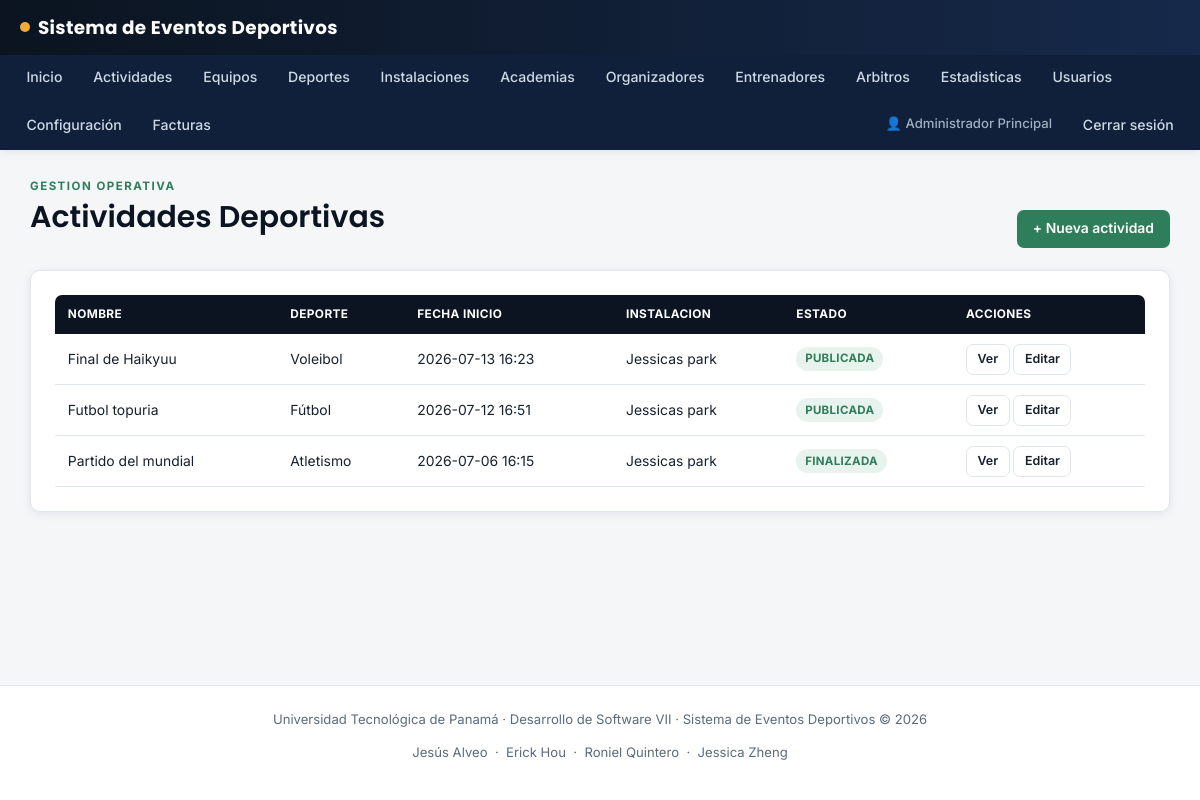
The app's page /actividades (signed in) with its own data.
### tables this page shows
CREATE TABLE IF NOT EXISTS `actividades` (
  `id` int UNSIGNED NOT NULL AUTO_INCREMENT,
  `organizador_id` int UNSIGNED NOT NULL,
  `deporte_id` int UNSIGNED NOT NULL,
  `instalacion_id` int UNSIGNED NOT NULL,
  `entrenador_id` int UNSIGNED DEFAULT NULL,
  `tipo` enum('BIRRIA','ENTRENAMIENTO','TORNEO','EVENTO') NOT NULL,
  `modalidad` enum('INDIVIDUAL','EQUIPO','MIXTA') NOT NULL,
  `nombre` varchar(180) NOT NULL,
  `descripcion` text NOT NULL,
  `reglas` text,
  `fecha_inicio` datetime NOT NULL,
  `fecha_fin` datetime NOT NULL,
  `fecha_cierre_inscripcion` datetime DEFAULT NULL,
  `edad_minima` smallint UNSIGNED DEFAULT NULL,
  `edad_maxima` smallint UNSIGNED DEFAULT NULL,
  `cupos_disponibles` int UNSIGNED NOT NULL DEFAULT '0',
  `capacidad_invitados` int UNSIGNED NOT NULL DEFAULT '0',
  `requiere_pago` tinyint(1) NOT NULL DEFAULT '0',
  `costo_inscripcion` decimal(10,2) NOT NULL DEFAULT '0.00',
  `costo_instalacion` decimal(10,2) NOT NULL DEFAULT '0.00',
  `imagen` varchar(255) DEFAULT NULL,
  `codigo_qr` varchar(255) DEFAULT NULL,
  `token_publico` char(64) NOT NULL,
  `estado` enum('BORRADOR','PUBLICADA','CERRADA','FINALIZADA','CANCELADA','TRASLADADA') NOT NULL DEFAULT 'BORRADOR',
  `motivo_cancelacion` text,
  `actividad_origen_id` int UNSIGNED DEFAULT NULL,
  `fecha_publicacion` datetime DEFAULT NULL,
  `fecha_creacion` datetime NOT NULL DEFAULT CURRENT_TIMESTAMP,
  `fecha_actualizacion` datetime NOT NULL DEFAULT CURRENT_TIMESTAMP ON UPDATE CURRENT_TIMESTAMP,
  PRIMARY KEY (`id`),
  UNIQUE KEY `uq_actividades_token` (`token_publico`),
  KEY `fk_actividades_instalacion` (`instalacion_id`),
  KEY `fk_actividades_entrenador` (`entrenador_id`),
  KEY `fk_actividades_origen` (`actividad_origen_id`),
  KEY `idx_actividades_estado_fecha` (`estado`,`fecha_inicio`),
  KEY `idx_actividades_organizador` (`organizador_id`),
  KEY `idx_actividades_deporte` (`deporte_id`)
);

CREATE TABLE IF NOT EXISTS `deportes` (
  `id` int UNSIGNED NOT NULL AUTO_INCREMENT,
  `nombre` varchar(100) NOT NULL,
  `descripcion` varchar(500) DEFAULT NULL,
  `es_equipo` tinyint(1) NOT NULL DEFAULT '0',
  `minimo_jugadores` smallint UNSIGNED DEFAULT NULL,
  `maximo_jugadores` smallint UNSIGNED DEFAULT NULL,
  `activo` tinyint(1) NOT NULL DEFAULT '1',
  `fecha_creacion` datetime NOT NULL DEFAULT CURRENT_TIMESTAMP,
  `fecha_actualizacion` datetime NOT NULL DEFAULT CURRENT_TIMESTAMP ON UPDATE CURRENT_TIMESTAMP,
  PRIMARY KEY (`id`),
  UNIQUE KEY `uq_deportes_nombre` (`nombre`)
);

CREATE TABLE IF NOT EXISTS `instalaciones` (
  `id` int UNSIGNED NOT NULL AUTO_INCREMENT,
  `nombre` varchar(150) NOT NULL,
  `tipo` enum('CANCHA','GIMNASIO','PISCINA','ESTADIO','PISTA','SALON','OTRO') NOT NULL,
  `descripcion` text,
  `direccion` varchar(255) NOT NULL,
  `provincia` varchar(100) NOT NULL DEFAULT 'Panamá',
  `distrito` varchar(100) DEFAULT NULL,
  `corregimiento` varchar(100) DEFAULT NULL,
  `espacio_disponible` varchar(150) DEFAULT NULL,
  `capacidad_invitados` int UNSIGNED NOT NULL DEFAULT '0',
  `costo_base` decimal(10,2) NOT NULL DEFAULT '0.00',
  `latitud` decimal(10,8) DEFAULT NULL,
  `longitud` decimal(11,8) DEFAULT NULL,
  `activo` tinyint(1) NOT NULL DEFAULT '1',
  `fecha_creacion` datetime NOT NULL DEFAULT CURRENT_TIMESTAMP,
  `fecha_actualizacion` datetime NOT NULL DEFAULT CURRENT_TIMESTAMP ON UPDATE CURRENT_TIMESTAMP,
  PRIMARY KEY (`id`)
);

### src/Controllers/ActividadController.php (called while the page is built, shortened)
<?php
final class ActividadController extends Controller
{
    public function index(): void
    {
        $this->render('actividades/index', [
            'actividades' => (new Actividad())->todos(),
            'exito' => $this->getSuccess(),
        ]);
    }
}

### src/Core/Router.php (called while the page is built, shortened)
<?php
final class Router
{
    private array $routes = [];
    public function get(string $path, string $controller, string $action): void
    {
        $this->routes['GET'][$path] = "{$controller}@{$action}";
    }
    public function post(string $path, string $controller, string $action): void
    {
        $this->routes['POST'][$path] = "{$controller}@{$action}";
    }
    public function dispatch(string $method, string $path): void
    {
        $path = rtrim($path, '/');
        $handler = $this->routes[$method][$path] ?? null;
        [$controllerName, $action] = explode('@', $handler);
        $controller = new $controllerClass();
        $controller->{$action}();
    }
}

### public/index.php (called while the page is built, shortened)
<?php
$router = new Router();
$router->get('/login', 'AuthController', 'mostrarLogin');
$router->post('/login', 'AuthController', 'login');
$router->get('/logout', 'AuthController', 'logout');
$router->get('/registro', 'UsuarioController', 'registroForm');
$router->post('/registro', 'UsuarioController', 'registrar');
$router->get('/dashboard', 'HomeController', 'dashboard');
$router->get('/usuarios', 'UsuarioController', 'index');
$router->get('/usuarios/crear', 'UsuarioController', 'crearForm');
$router->post('/usuarios/crear', 'UsuarioController', 'crear');
$router->get('/usuarios/editar', 'UsuarioController', 'editarForm');
$router->post('/usuarios/editar', 'UsuarioController', 'actualizar');
$router->get('/usuarios/deshabilitar', 'UsuarioController', 'deshabilitar');
$router->get('/usuarios/habilitar', 'UsuarioController', 'habilitar');
$router->get('/mi-cuenta/password', 'UsuarioController', 'cambiarPasswordForm');
$router->post('/mi-cuenta/password', 'UsuarioController', 'cambiarPassword');
$router->get('/deportes', 'DeporteController', 'index');
$router->get('/deportes/crear', 'DeporteController', 'crearForm');
$router->post('/deportes/crear', 'DeporteController', 'crear');
$router->get('/deportes/editar', 'DeporteController', 'editarForm');
$router->post('/deportes/editar', 'DeporteController', 'actualizar');
$router->get('/deportes/deshabilitar', 'DeporteController', 'deshabilitar');
$router->get('/deportes/habilitar', 'DeporteController', 'habilitar');
$router->get('/instalaciones', 'InstalacionController', 'index');
$router->get('/instalaciones/crear', 'InstalacionController', 'crearForm');
$router->post('/instalaciones/crear', 'InstalacionController', 'crear');
$router->get('/instalaciones/editar', 'InstalacionController', 'editarForm');
$router->post('/instalaciones/editar', 'InstalacionController', 'actualizar');
$router->get('/instalaciones/deshabilitar', 'InstalacionController', 'deshabilitar');
$router->get('/instalaciones/habilitar', 'InstalacionController', 'habilitar');
$router->get('/academias', 'AcademiaController', 'index');
$router->get('/academias/crear', 'AcademiaController', 'crearForm');
$router->post('/academias/crear', 'AcademiaController', 'crear');
$router->get('/academias/editar', 'AcademiaController', 'editarForm');
$router->post('/academias/editar', 'AcademiaController', 'actualizar');
$router->get('/academias/deshabilitar', 'AcademiaController', 'deshabilitar');
$router->get('/academias/habilitar', 'AcademiaController', 'habilitar');
$router->get('/organizadores', 'OrganizadorController', 'index');
$router->get('/organizadores/crear', 'OrganizadorController', 'crearForm');
$router->post('/organizadores/crear', 'OrganizadorController', 'crear');
$router->get('/organizadores/editar', 'OrganizadorController', 'editarForm');
$router->post('/organizadores/editar', 'OrganizadorController', 'actualizar');
$router->post('/organizadores/verificar', 'OrganizadorController', 'verificar');
$router->post('/organizadores/deshabilitar', 'OrganizadorController', 'deshabilitar');
$router->post('/organizadores/habilitar', 'OrganizadorController', 'habilitar');
$router->get('/entrenadores', 'EntrenadorController', 'index');
$router->get('/entrenadores/crear', 'EntrenadorController', 'crearForm');
$router->post('/entrenadores/crear', 'EntrenadorController', 'crear');
$router->get('/arbitros', 'ArbitroController', 'index');
$router->get('/arbitros/crear', 'ArbitroController', 'crearForm');
$router->post('/arbitros/crear', 'ArbitroController', 'crear');
$router->get('/arbitros/evaluar', 'ArbitroController', 'evaluarForm');
$router->post('/arbitros/evaluar', 'ArbitroController', 'evaluar');
$router->get('/equipos', 'EquipoController', 'index');
$router->get('/equipos/crear', 'EquipoController', 'crearForm');
$router->post('/equipos/crear', 'EquipoController', 'crear');
$router->get('/equipos/ver', 'EquipoController', 'ver');
$router->post('/equipos/jugadores/agregar', 'EquipoController', 'agregarJugador');
$router->get('/equipos/jugadores/eliminar', 'EquipoController', 'eliminarJugador');
$router->get('/actividades', 'ActividadController', 'index');
$router->get('/actividades/crear', 'ActividadController', 'crearForm');
$router->post('/actividades/crear', 'ActividadController', 'crear');
$router->get('/actividades/editar', 'ActividadController', 'editarForm');
$router->post('/actividades/editar', 'ActividadController', 'actualizar');
$router->get('/actividades/ver', 'ActividadController', 'ver');
$router->get('/actividades/publicar', 'ActividadController', 'publicar');
$router->get('/actividades/cerrar-inscripciones', 'ActividadController', 'cerrarInscripciones');
$router->get('/actividades/finalizar', 'ActividadController', 'finalizar');
$router->get('/actividades/cancelar', 'ActividadController', 'cancelarForm');
$router->post('/actividades/cancelar', 'ActividadController', 'cancelar');
$router->get('/actividades/incidente/crear', 'ActividadController', 'reportarIncidenteForm');
$router->post('/actividades/incidente/crear', 'ActividadController', 'reportarIncidente');
$router->get('/inscripciones/equipo/crear', 'InscripcionController', 'inscribirEquipoForm');
$router->post('/inscripciones/equipo/crear', 'InscripcionController', 'inscribirEquipo');
$router->get('/inscripciones/equipo/aprobar', 'InscripcionController', 'aprobarEquipo');
$router->get('/inscripciones/equipo/rechazar', 'InscripcionController', 'rechazarEquipo');
$router->get('/inscripciones/individual/crear', 'InscripcionController', 'inscribirIndividualForm');
$router->post('/inscripciones/individual/crear', 'InscripcionController', 'inscribirIndividual');
$router->get('/facturas', 'FacturaController', 'index');
$router->get('/facturas/ver', 'FacturaController', 'ver');
$router->get('/facturas/descargar', 'FacturaController', 'descargarPdf');
$router->get('/factura-publica', 'FacturaController', 'verPublica');
$router->get('/estadisticas', 'EstadisticaController', 'index');
$router->get('/configuracion', 'ConfiguracionController', 'index');
$router->post('/configuracion/actualizar', 'ConfiguracionController', 'actualizar');
$router->get('/configuracion/mensajes', 'ConfiguracionController', 'mensajes');
$router->get('/configuracion/mensajes/leido', 'ConfiguracionController', 'marcarLeido');
$router->get('/', 'PublicController', 'inicio');
$router->post('/contacto', 'PublicController', 'contacto');
$requestUri = parse_url($_SERVER['REQUEST_URI'] ?? '/', PHP_URL_PATH) ?? '/';
$router->dispatch($_SERVER['REQUEST_METHOD'], $requestUri);

### src/Models/Actividad.php (called while the page is built, shortened)
<?php
final class Actividad extends Model
{
    public function todos(): array
    {
        $sql = self::SELECT_BASE . ' ORDER BY act.fecha_inicio DESC';
        return $this->db->query($sql)->fetchAll();
    }
}

### views/actividades/index.php (the view, shortened to what this page needs)
<div class="container">
    <div class="page-head">
        <div><div class="eyebrow">Gestion operativa</div><h1>Actividades Deportivas</h1></div>
        <a class="btn btn-primary" href="/actividades/crear">+ Nueva actividad</a>
    </div>
    <div class="card">
        <table class="data-table">
            <thead><tr><th>Nombre</th><th>Deporte</th><th>Fecha inicio</th><th>Instalacion</th><th>Estado</th><th>Acciones</th></tr></thead>
            <tbody>
                <?php foreach ($actividades as $a): ?>
                    <tr>
                        <td><?= htmlspecialchars($a['nombre']) ?></td>
                        <td><?= htmlspecialchars($a['deporte_nombre']) ?></td>
                        <td><?= htmlspecialchars(substr($a['fecha_inicio'], 0, 16)) ?></td>
                        <td><?= htmlspecialchars($a['instalacion_nombre']) ?></td>
                        <td>
                            <?php
                                $badgeClass = match ($a['estado']) {
                                    'FINALIZADA' => 'badge-success',
                                    'CANCELADA' => 'badge-danger',
                                    'PUBLICADA' => 'badge-success',
                                    'CERRADA' => 'badge-warning',
                                    default => 'badge-neutral',
                                };
                            ?>
                            <span class="badge <?= $badgeClass ?>"><?= htmlspecialchars($a['estado']) ?></span>
                        </td>
                        <td>
                            <a class="btn btn-outline btn-sm" href="/actividades/ver?id=<?= (int) $a['id'] ?>">Ver</a>
                            <a class="btn btn-outline btn-sm" href="/actividades/editar?id=<?= (int) $a['id'] ?>">Editar</a>
                        </td>
                    </tr>
                <?php endforeach; ?>
            </tbody>
        </table>
    </div>
</div>

### public/assets/css/style.css (style rules this page uses)
:root { --color-navy-950: #0b1420; --color-navy-900: #10203a; --color-navy-800: #16294a; --color-navy-700: #1e3660; --color-turf: #2e7d5b; --color-turf-light: #3f9c73; --color-amber: #f2a93b; --color-amber-dark: #d88f22; --color-bg: #f4f6f8; --color-card: #ffffff; --color-text: #17212e; --color-text-soft: #5b6b7d; --color-border: #e1e6ec; --color-danger: #d64545; --color-danger-bg: #fbe9e9; --color-success: #2e7d5b; --color-success-bg: #e7f3ec; --radius: 10px; --shadow: 0 2px 10px rgba(11, 20, 32, 0.08); --font-display: 'Poppins', 'Segoe UI', sans-serif; --font-body: 'Inter', 'Segoe UI', sans-serif; }
* { box-sizing: border-box; }
html { height:100%; }
body { min-height:100vh; margin:0; padding:0; display:flex; flex-direction:column; background:var(--color-bg); color:var(--color-text); font-family:var(--font-body); font-size:15px; line-height:1.5; }
h1, h2, h3, h4 { font-family: var(--font-display); font-weight: 600; margin: 0 0 .5rem; color: var(--color-navy-950); }
a { color: var(--color-turf); text-decoration: none; }
.container { max-width: 1180px; margin: 0 auto; padding: 1.75rem 1.25rem 3rem; }
.page-head { display: flex; justify-content: space-between; align-items: flex-end; margin-bottom: 1.4rem; gap: 1rem; flex-wrap: wrap; }
.page-head .eyebrow { text-transform: uppercase; letter-spacing: 1.5px; font-size: .72rem; color: var(--color-turf); font-weight: 700; }
.card { background: var(--color-card); border: 1px solid var(--color-border); border-radius: var(--radius); padding: 1.5rem; box-shadow: var(--shadow); margin-bottom: 1.25rem; }
.btn { display: inline-flex; align-items: center; gap: .4rem; border: none; border-radius: 7px; padding: .55rem 1rem; font-size: .87rem; font-weight: 600; cursor: pointer; text-decoration: none; font-family: var(--font-body); transition: transform .1s ease, box-shadow .1s ease; }
.btn-primary { background: var(--color-turf); color: #fff; }
.btn-outline { background: transparent; border: 1px solid var(--color-border); color: var(--color-text); }
.btn-sm { padding: .32rem .65rem; font-size: .78rem; }
table.data-table { width: 100%; border-collapse: collapse; font-size: .87rem; }
table.data-table th { text-align: left; background: var(--color-navy-950); color: #fff; padding: .65rem .8rem; font-size: .74rem; text-transform: uppercase; letter-spacing: .4px; }
table.data-table th:first-child { border-radius: 7px 0 0 0; }
table.data-table th:last-child { border-radius: 0 7px 0 0; }
table.data-table td { padding: .6rem .8rem; border-bottom: 1px solid var(--color-border); vertical-align: middle; }
.badge { display: inline-block; padding: .2rem .55rem; border-radius: 20px; font-size: .72rem; font-weight: 700; text-transform: uppercase; letter-spacing: .3px; }
.badge-success { background: var(--color-success-bg); color: var(--color-success); }

### records on screen
actividades: nombre "Final de Haikyuu", deporte.nombre "Voleibol", fecha_inicio "2026-07-13 16:23", instalacion.nombre "Jessicas park", estado "PUBLICADA"
actividades: nombre "Futbol topuria", deporte.nombre "Fútbol", fecha_inicio "2026-07-12 16:51", instalacion.nombre "Jessicas park", estado "PUBLICADA"
actividades: nombre "Partido del mundial", deporte.nombre "Atletismo", fecha_inicio "2026-07-06 16:15", instalacion.nombre "Jessicas park", estado "FINALIZADA"

### other values on screen
$_SESSION['usuario_nombre'] "Administrador Principal"
